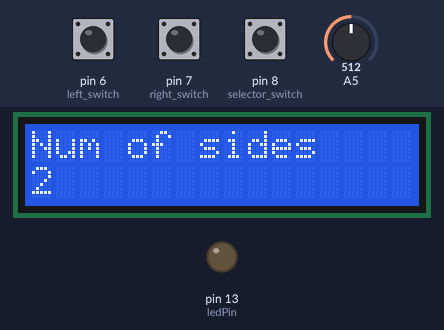
The sketch below on a simulated Arduino Uno, built with avr-gcc and run on an emulated ATmega328P. On the bench: 16×2 character LCD, output pins drawn as LEDs (lit = HIGH). The inputs (shaded band) are chosen by the test bench; at power-on: pin 8 (selector_switch) LOW, pin 7 (right_switch) LOW, pin 6 (left_switch) LOW, A5 = 512. Random numbers use the default seed unless the sketch sets one.

Above: at 1.2 s.
1.3 s: pin 8 (selector_switch) pulled HIGH for 0.15 s
At 2.1 s:
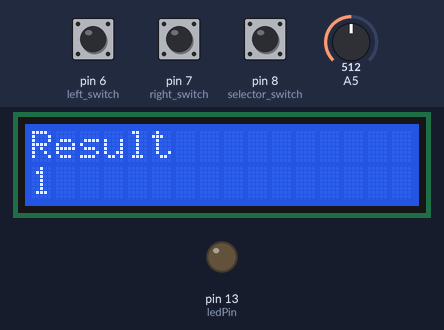
4.3 s: pin 7 (right_switch) pulled HIGH for 1 s
At 6.4 s:
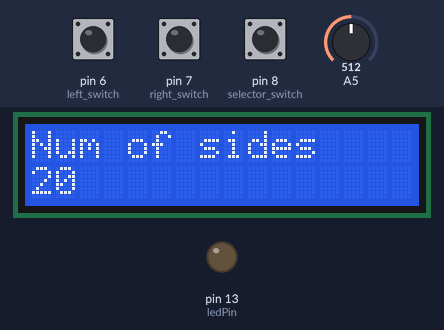
6.8 s: pin 8 (selector_switch) pulled HIGH for 1 s
At 7.5 s:
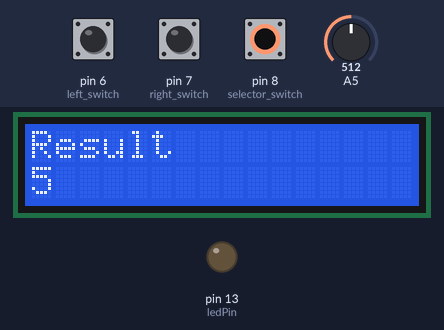
9.8 s: pin 8 (selector_switch) pulled HIGH for 3.2 s
At 11.0 s:
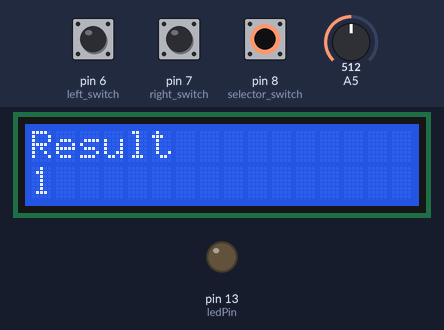
Timing chart, 0 to 12.8 s (numbered marks = the images above; inputs shaded):
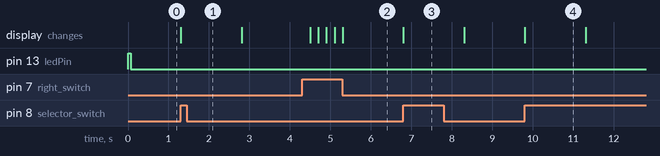

Measured:
- after the input at 1.3 s, the display: changes at once (image 1)
- after the input at 4.3 s, the display: first changes after 0.20 s (image 2 shows a later state)
- after the input at 6.8 s, the display: changes at once (image 3)
- after the input at 9.8 s, the display: changes at once (image 4)
- what the display in image 4 shows lasts 1.5 s, from 9.8 s to 11.3 s

The sketch:

diceRolling.ino
```cpp
/*
    User controlled dice rolling simulator. Select number of sides,
    between 2, 4, 6, 8, 12, 20, shows result, then resets.
*/


#include <LiquidCrystal.h>
LiquidCrystal lcd(12, 11, 5, 4, 3, 2);

const int ledPin = 13;

int sel_counter = 0; // how many times select button has been pressed during execution
int sides[] = {2, 4, 6, 8, 12, 20};
int i  = 0; // index for sides[]
int x = 0; // # of sides selected


int side_sel() {

  lcd.clear();
  lcd.setCursor(0, 0);
  lcd.print("Num of sides");
  lcd.setCursor(0, 1);
  lcd.print(String(2));

  while (digitalRead(8) == LOW) {

    if (digitalRead(7) == HIGH && i < 5) {
      i += 1;
      delay(200);
    }
    else if (digitalRead(6) == HIGH && i >= 0) {
      i -= 1;
      delay(200);
    }
    if (i < 4) { // removes second character from display after select 12 or 20 then going down to 8 or lower
      lcd.setCursor(1, 1);
      lcd.print(" ");
      lcd.setCursor(0, 1);
    }
    if (i < 0) {
      i = 0;
      }
    lcd.print(String(sides[i]));
    lcd.setCursor(0, 1);
  }
  return sides[i];
}

void result(int x) {

  lcd.clear();
  lcd.setCursor(0, 0);
  lcd.print("Result");
  lcd.setCursor(0, 1);
  lcd.print(String(random(1, x + 1)));
}

void setup() {

  Serial.begin(9600);

  pinMode(ledPin, OUTPUT);      //using onboard LED to signal beginning
  digitalWrite(ledPin, HIGH);   //and end of dice # selection process

  // setting switches as inputs
  pinMode(6, INPUT); // left switch
  pinMode(7, INPUT); // right switch
  pinMode(8, INPUT); // selector switch

  lcd.begin(16, 2); // # of columns & rows on LCD

  digitalWrite(ledPin, LOW);

  randomSeed(analogRead(13)); // set random seed based on noise from empty pin

  lcd.clear();
}

void loop() {

  if (sel_counter == 0) {
    x = side_sel();
    sel_counter++;
  }

  if (sel_counter == 1) {
    result(x);
    sel_counter = 0;
    x = 0;
    i = 0;
  }
  delay(1500);
  lcd.clear();
  randomSeed(analogRead(13));
}
```
